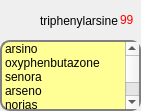
<?xml version="1.0" encoding="UTF-8"?>
<ui version="4.0">
 <class>playerInfoForm</class>
 <widget class="QWidget" name="playerInfoForm">
  <property name="geometry">
   <rect>
    <x>0</x>
    <y>0</y>
    <width>141</width>
    <height>111</height>
   </rect>
  </property>
  <property name="windowTitle">
   <string>Form</string>
  </property>
  <widget class="QListWidget" name="listWidgetAnswers">
   <property name="geometry">
    <rect>
     <x>0</x>
     <y>40</y>
     <width>141</width>
     <height>71</height>
    </rect>
   </property>
   <property name="focusPolicy">
    <enum>Qt::NoFocus</enum>
   </property>
   <property name="styleSheet">
    <string>QListWidget {
     border: 2px solid gray;
     border-radius: 10px;
	background-color: rgb(255, 255, 150);
}</string>
   </property>
   <property name="horizontalScrollBarPolicy">
    <enum>Qt::ScrollBarAlwaysOff</enum>
   </property>
   <item>
    <property name="text">
     <string>arsino</string>
    </property>
   </item>
   <item>
    <property name="text">
     <string>oxyphenbutazone</string>
    </property>
   </item>
   <item>
    <property name="text">
     <string>senora</string>
    </property>
   </item>
   <item>
    <property name="text">
     <string>arseno</string>
    </property>
   </item>
   <item>
    <property name="text">
     <string>norias</string>
    </property>
   </item>
   <item>
    <property name="text">
     <string>bodega</string>
    </property>
   </item>
   <item>
    <property name="text">
     <string>agrafe</string>
    </property>
   </item>
   <item>
    <property name="text">
     <string>dagoba</string>
    </property>
   </item>
  </widget>
  <widget class="QLabel" name="labelUsername">
   <property name="geometry">
    <rect>
     <x>40</x>
     <y>10</y>
     <width>80</width>
     <height>21</height>
    </rect>
   </property>
   <property name="text">
    <string>triphenylarsine</string>
   </property>
  </widget>
  <widget class="QLabel" name="labelAddInfo">
   <property name="geometry">
    <rect>
     <x>120</x>
     <y>10</y>
     <width>20</width>
     <height>20</height>
    </rect>
   </property>
   <property name="text">
    <string>&lt;font color=red&gt;99&lt;/font&gt;</string>
   </property>
  </widget>
  <widget class="QStackedWidget" name="stackedWidget">
   <property name="geometry">
    <rect>
     <x>0</x>
     <y>0</y>
     <width>40</width>
     <height>40</height>
    </rect>
   </property>
   <property name="currentIndex">
    <number>0</number>
   </property>
   <widget class="QWidget" name="page">
    <widget class="avatarLabel" name="labelAvatar">
     <property name="geometry">
      <rect>
       <x>0</x>
       <y>0</y>
       <width>40</width>
       <height>40</height>
      </rect>
     </property>
     <property name="text">
      <string/>
     </property>
     <property name="pixmap">
      <pixmap resource="../../client.qrc">:/images/face32.png</pixmap>
     </property>
    </widget>
   </widget>
   <widget class="QWidget" name="page_2">
    <widget class="QToolButton" name="toolButtonSit">
     <property name="geometry">
      <rect>
       <x>0</x>
       <y>0</y>
       <width>40</width>
       <height>40</height>
      </rect>
     </property>
     <property name="focusPolicy">
      <enum>Qt::NoFocus</enum>
     </property>
     <property name="text">
      <string>Sit</string>
     </property>
    </widget>
   </widget>
  </widget>
 </widget>
 <customwidgets>
  <customwidget>
   <class>avatarLabel</class>
   <extends>QLabel</extends>
   <header>avatarLabel.h</header>
  </customwidget>
 </customwidgets>
 <resources>
  <include location="../../client.qrc"/>
 </resources>
 <connections/>
</ui>
